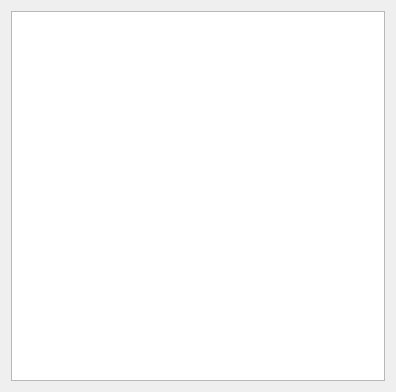
<?xml version="1.0" encoding="UTF-8"?>
<ui version="4.0">
 <class>Widget</class>
 <widget class="QWidget" name="Widget">
  <property name="geometry">
   <rect>
    <x>0</x>
    <y>0</y>
    <width>396</width>
    <height>392</height>
   </rect>
  </property>
  <property name="windowTitle">
   <string>Widget</string>
  </property>
  <layout class="QGridLayout" name="gridLayout">
   <item row="0" column="0">
    <widget class="QListView" name="listView"/>
   </item>
  </layout>
 </widget>
 <layoutdefault spacing="6" margin="11"/>
 <resources/>
 <connections/>
</ui>
